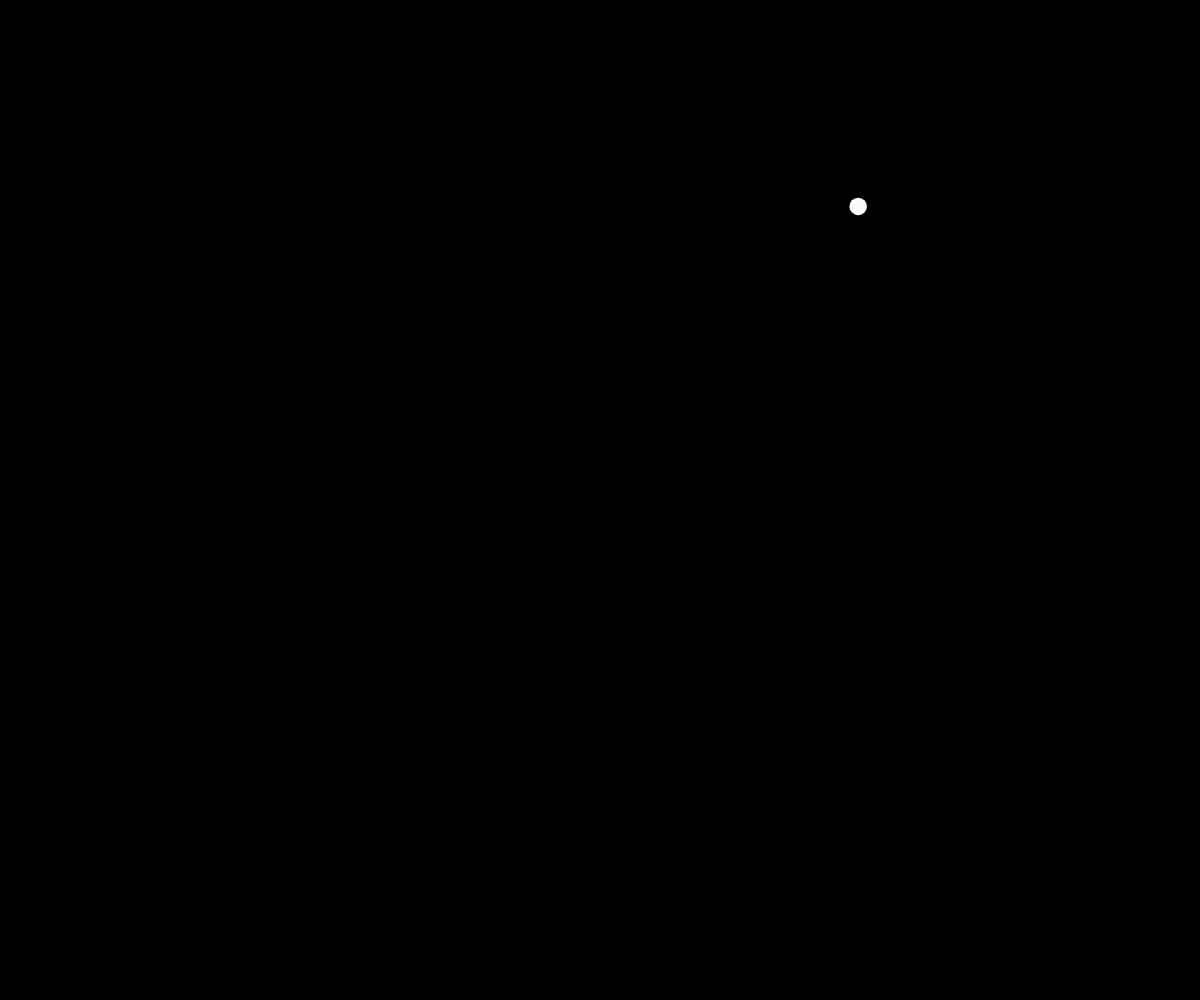
Frame 1 (no input)
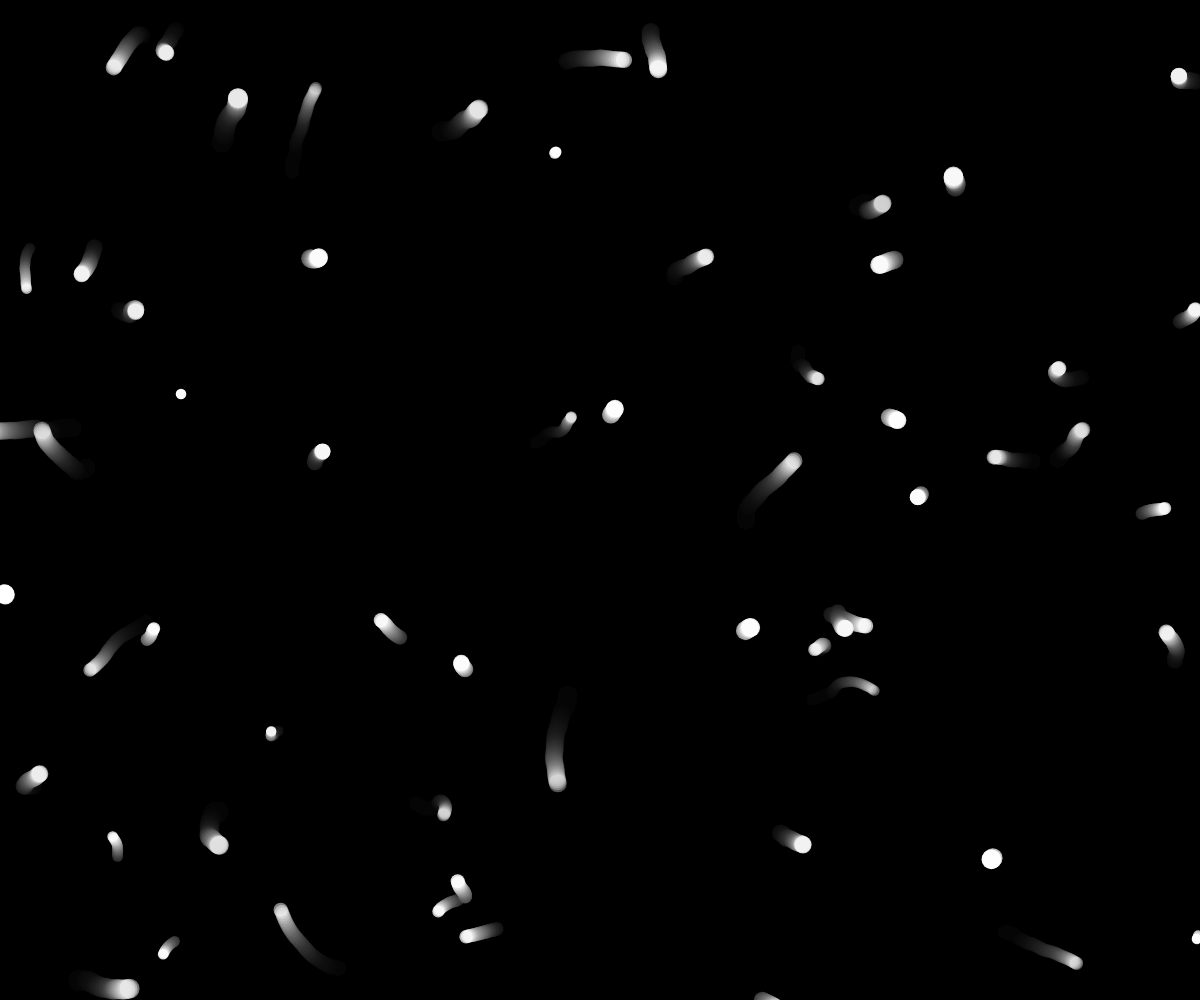
Frame 60 (no input)
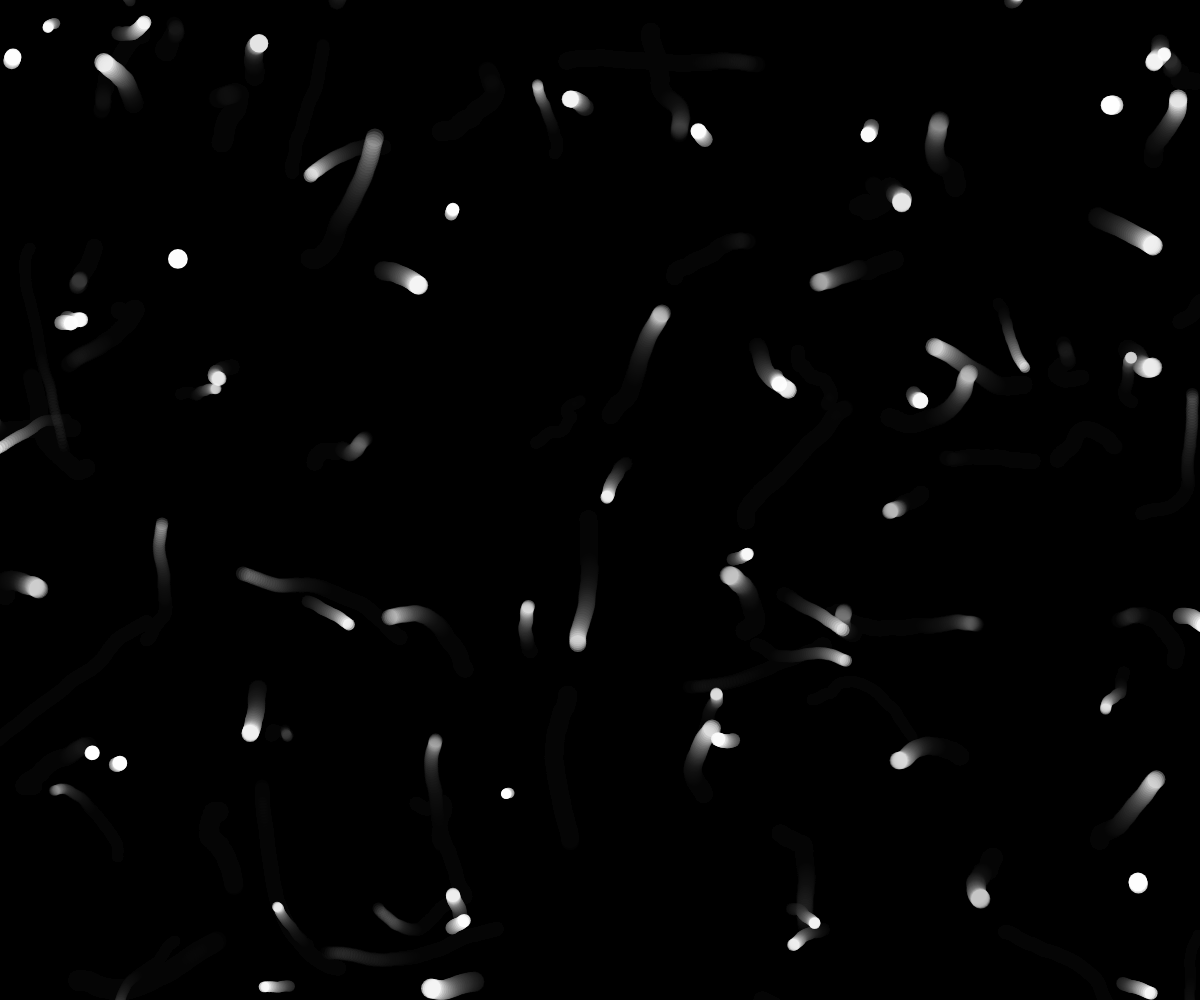
Frame 120 (the mouse pressed at the canvas centre since frame 60)

The p5.js sketch that drew these frames (run headless with seeded random() and noise() and a simulated clock; from frame 60 on, the mouse is pressed at the canvas centre):

// p5.js sketch
// ── sketch.js
let particles = [];

function setup() {
  createCanvas(windowWidth, windowHeight);
  background(0);  // Black background
}

function draw() {
  background(0, 25);  // Faint background for fading trails

  // Create new particles on every frame
  particles.push(new Particle(random(width), random(height)));

  // Update and display particles
  for (let i = particles.length - 1; i >= 0; i--) {
    particles[i].update();
    particles[i].show();

    // Remove particles that are no longer visible
    if (particles[i].isFinished()) {
      particles.splice(i, 1);
    }
  }
}

// Particle class
class Particle {
  constructor(x, y) {
    this.pos = createVector(x, y);  // Initial position
    this.vel = p5.Vector.random2D();  // Random initial direction
    this.acc = createVector(0, 0);  // No acceleration
    this.lifespan = 255;  // Particle lifespan (fades over time)
    this.size = random(10, 20);  // Random particle size
  }

  // Update the particle’s position
  update() {
    this.acc = p5.Vector.random2D().mult(0.2);  // Small random acceleration
    this.vel.add(this.acc);  // Update velocity
    this.pos.add(this.vel);  // Update position
    this.lifespan -= 3;  // Reduce lifespan over time
  }

  // Display the particle
  show() {
    noStroke();
    fill(255, this.lifespan);  // White color with transparency
    ellipse(this.pos.x, this.pos.y, this.size);
  }

  // Check if the particle is finished
  isFinished() {
    return this.lifespan < 0;  // Particle is finished when lifespan is below 0
  }
}
